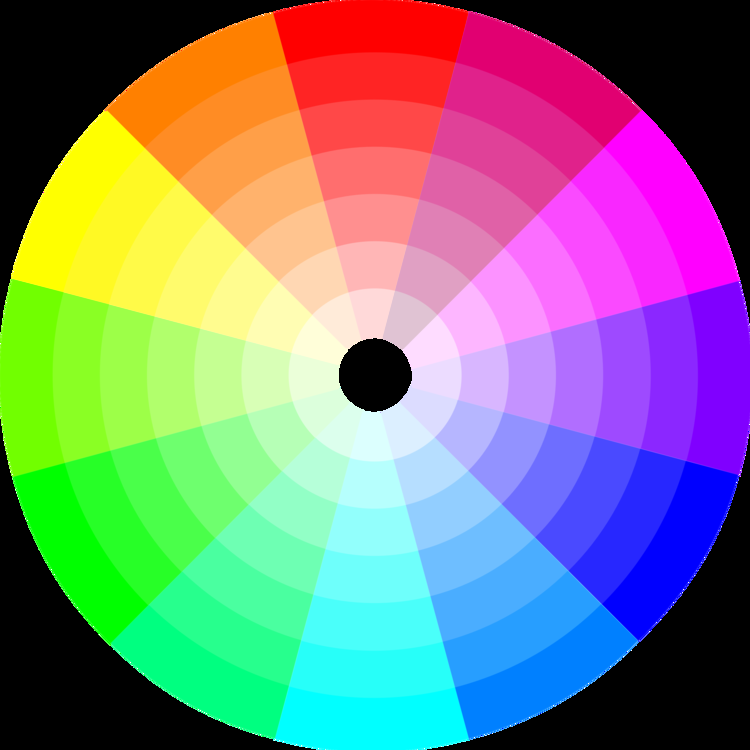
#> input picture converter/color.png, 750 x 750 px
$ python color_converter.py --image color.png
#> lines starting #> are read from the running program, lines starting #| are printed output that depends on the picture
import cv2
import numpy as np
import matplotlib.pyplot as plt
import argparse

ap = argparse.ArgumentParser()
ap.add_argument('-i', '--image', required=True)
args = vars(ap.parse_args())

#set images
img = cv2.imread(args["image"])
#> img is the input picture: shape (750, 750, 3); mean B, G, R 128.1, 128.9, 127.3
imgRM = img.copy()
imgGM = img.copy()
imgBM = img.copy()
imgOR = img.copy()
imgOG = img.copy()
imgOB = img.copy()
imgRV = img.copy()

#color mask filter
imgRM[:,:,2] = 0
imgGM[:,:,1] = 0
imgBM[:,:,0] = 0
#only color filter
imgOR[:,:,0] = 0
imgOR[:,:,1] = 0
imgOG[:,:,0] = 0
imgOG[:,:,2] = 0
imgOB[:,:,1] = 0
imgOB[:,:,2] = 0
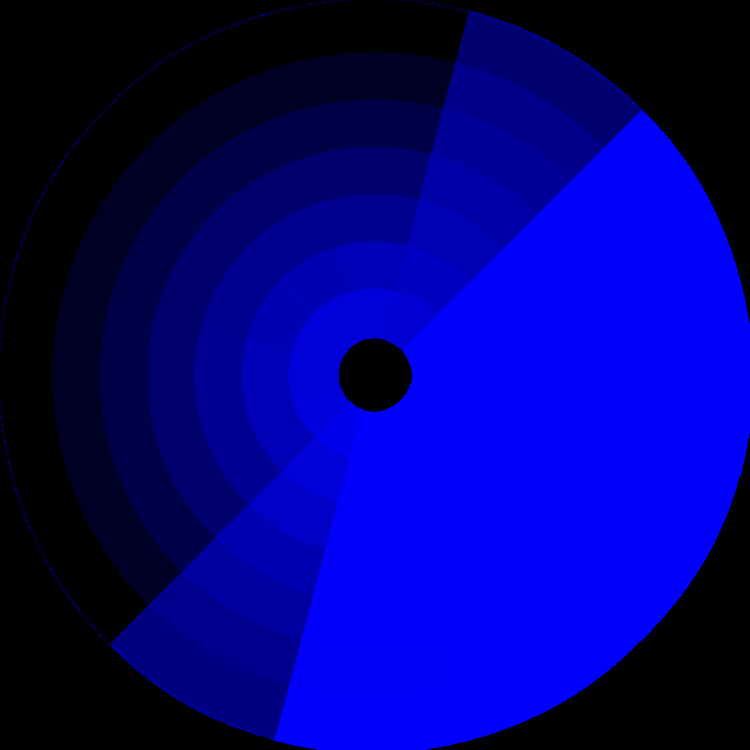
#> imgOB: shape (750, 750, 3); mean B, G, R 128.1, 0, 0
#None color filter
img16 = img.astype(np.uint16)
b,g,r = cv2.split(img16)
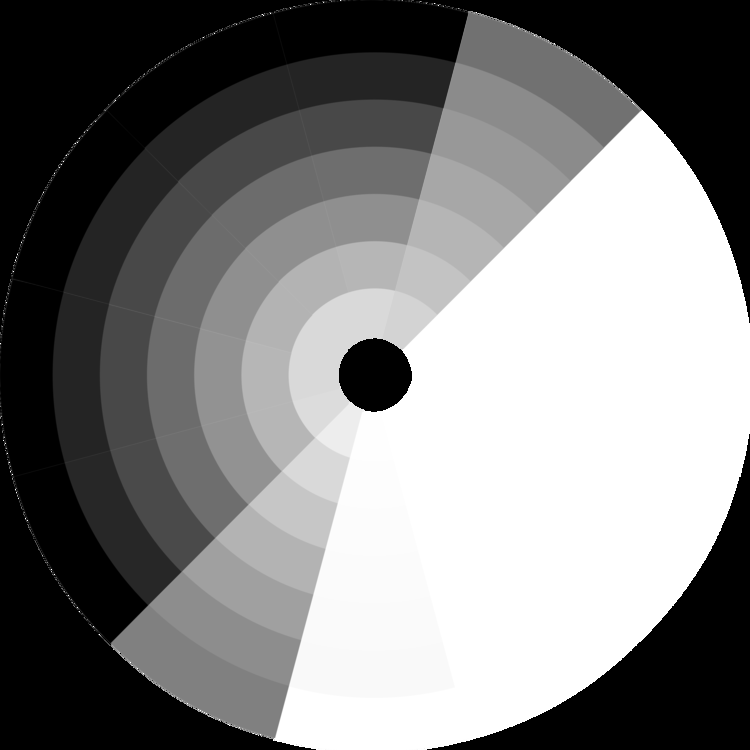
#> b: shape (750, 750) uint16; min 0, max 255, mean 128.1
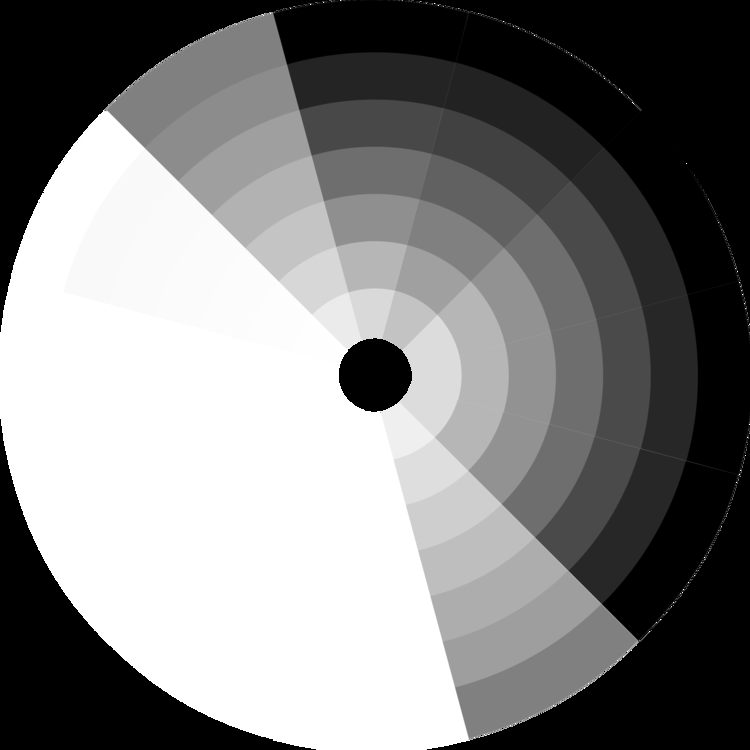
#> g: shape (750, 750) uint16; min 0, max 255, mean 128.9
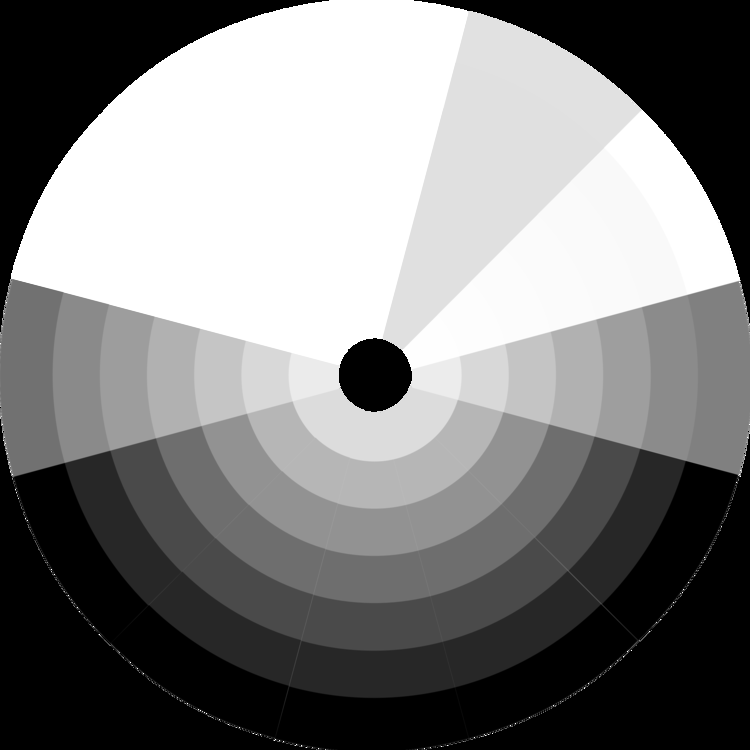
#> r: shape (750, 750) uint16; min 0, max 255, mean 127.3
imgNC = ((b+g+r)/3).astype(np.uint8)
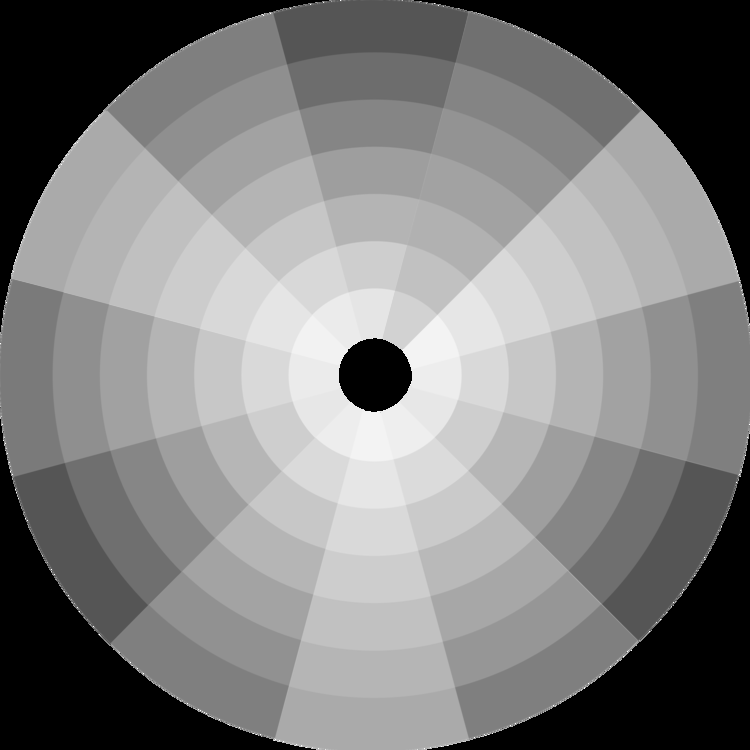
#> imgNC: shape (750, 750); min 0, max 255, mean 127.9
#Reverse color filter
imgRV[:,:,0] = 255 - imgRV[:,:,0]
imgRV[:,:,1] = 255 - imgRV[:,:,1]
imgRV[:,:,2] = 255 - imgRV[:,:,2]
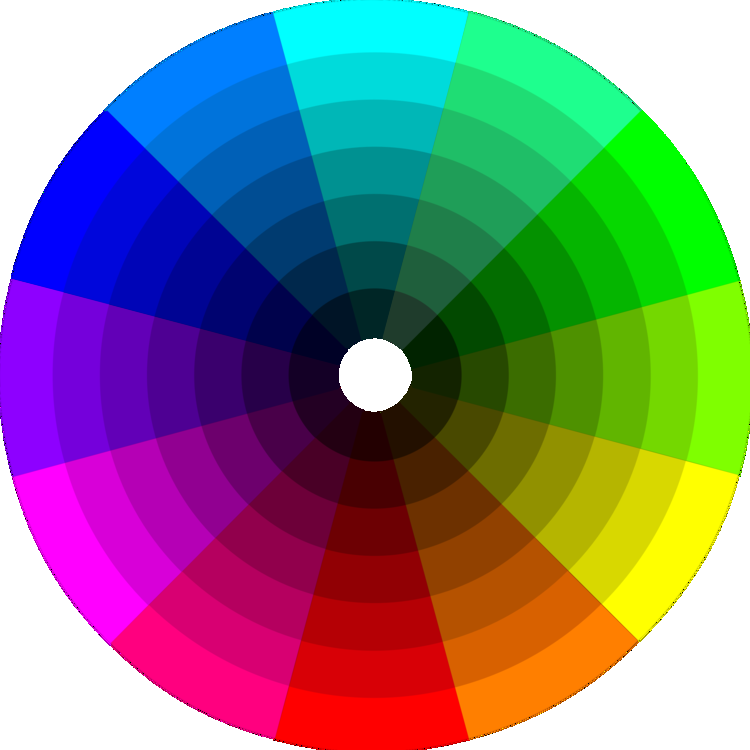
#> imgRV: shape (750, 750, 3); mean B, G, R 126.9, 126.1, 127.7

#set images and titles by plots
fig, ax = plt.subplots(3,3, figsize = (20, 20))
ax[0, 0].imshow(cv2.cvtColor(img,cv2.COLOR_BGR2RGB))
ax[0, 0].set_title('Original')
ax[0, 1].imshow(cv2.cvtColor(imgNC,cv2.COLOR_BGR2RGB))
ax[0, 1].set_title('None color')
ax[0, 2].imshow(cv2.cvtColor(imgRV,cv2.COLOR_BGR2RGB))
ax[0, 2].set_title('Reverse Color')
ax[1, 0].imshow(cv2.cvtColor(imgRM,cv2.COLOR_BGR2RGB))
ax[1, 0].set_title('Red Mask')
ax[1, 1].imshow(cv2.cvtColor(imgGM,cv2.COLOR_BGR2RGB))
ax[1, 1].set_title('Green Mask')
ax[1, 2].imshow(cv2.cvtColor(imgBM,cv2.COLOR_BGR2RGB))
ax[1, 2].set_title('Blue Mask')
ax[2, 0].imshow(cv2.cvtColor(imgOR,cv2.COLOR_BGR2RGB))
ax[2, 0].set_title('Only Red')
ax[2, 1].imshow(cv2.cvtColor(imgOG,cv2.COLOR_BGR2RGB))
ax[2, 1].set_title('Only Green')
ax[2, 2].imshow(cv2.cvtColor(imgOB,cv2.COLOR_BGR2RGB))
ax[2, 2].set_title('Only Blue')

#show plots
plt.show()
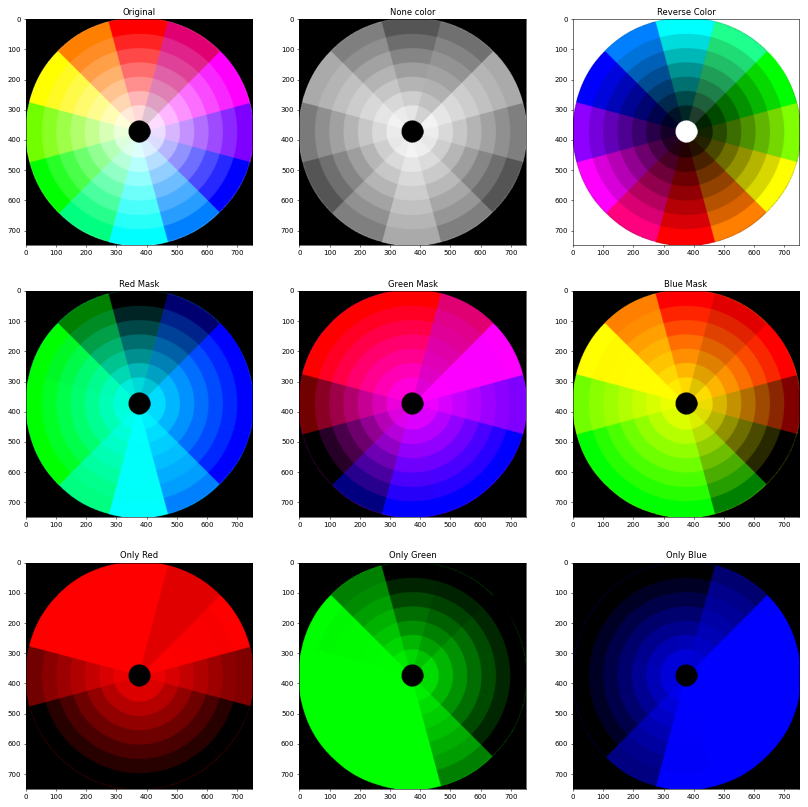
#> figure drawn by matplotlib, 9 panels
